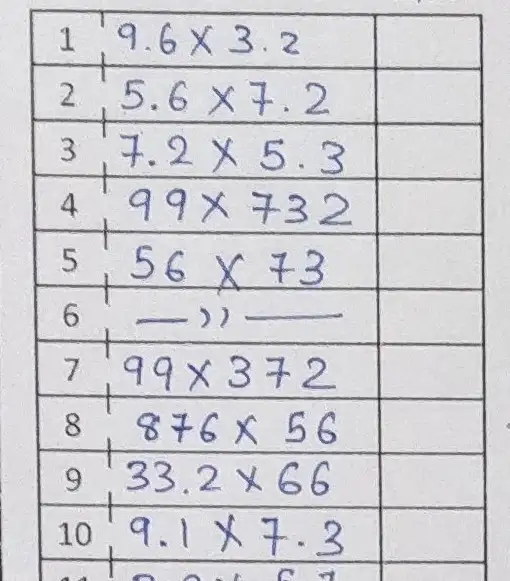
#> input picture grade sheet/Eslam/Box/box.webp, 510 x 581 px
$ jupyter execute Rows.ipynb
#> lines starting #> are read from the running program, lines starting #| are printed output that depends on the picture; after the words box and inside, x2 and y2 are one past the last pixel; in counts of white or black regions, pixels touching at a corner belong together
[cell 1]
import cv2
import numpy as np
import matplotlib.pyplot as plt

[cell 2]
def plt_imshow(title, image):
    # convert the image frame BGR to RGB color space and display it
    image = cv2.cvtColor(image, cv2.COLOR_BGR2RGB)
    plt.imshow(image)
    plt.title(title)
    plt.grid(False)
    plt.show()

[cell 3]
img = cv2.imread('box.webp', 0)
#> img: shape (581, 510); min 14, max 255, mean 207.3
plt_imshow('original image',img)

[cell 4]
# Thresholding the image
(thresh, img_bin) = cv2.threshold(img, 128, 255,cv2.THRESH_BINARY| cv2.THRESH_OTSU)
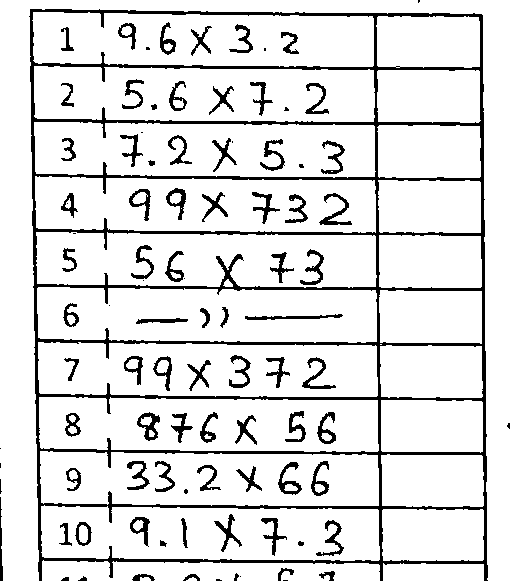
#> img_bin: shape (581, 510); 88.2% white; 96 black regions (20 under 20 px), largest, box (x1, y1, x2, y2) and area: (29, 9, 488, 581) 20974, (319, 193, 352, 225) 312, (137, 412, 160, 441) 294
#> thresh = 170

[cell 5]
# Invert the image
img_bin = 255-img_bin
cv2.imwrite("Image_bin.jpg",img_bin)
#> Out = True

[cell 6]
img_binary= cv2.imread('Image_bin.jpg', 0)
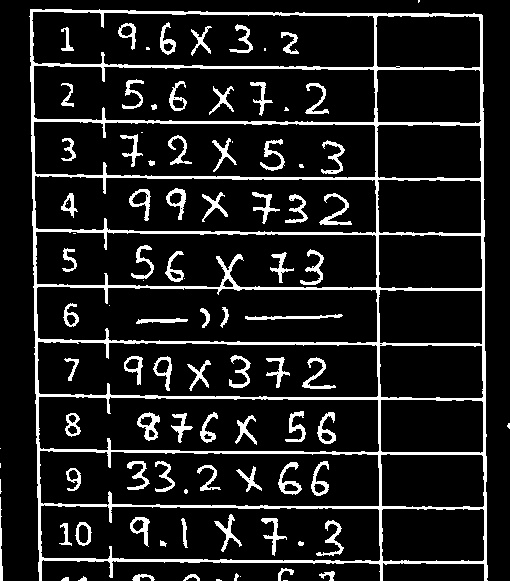
#> img_binary: shape (581, 510); min 0, max 255, mean 30.1
plt_imshow('binary image',img_binary)

[cell 7]
# Defining a kernel length
kernel_length = np.array(img).shape[1]//80
#> kernel_length = 6

# A verticle kernel of (1 X kernel_length), which will detect all the verticle lines from the image.
verticle_kernel = cv2.getStructuringElement(cv2.MORPH_RECT, (1, kernel_length))
#> verticle_kernel = [1, 1, 1, 1, 1, 1]
# A horizontal kernel of (kernel_length X 1), which will help to detect all the horizontal line from the image.
hori_kernel = cv2.getStructuringElement(cv2.MORPH_RECT, (kernel_length, 1))
#> hori_kernel = [[1, 1, 1, 1, 1, 1]]
# A kernel of (3 X 3) ones.
kernel = cv2.getStructuringElement(cv2.MORPH_RECT, (3, 3))

[cell 8]
# Morphological operation to detect vertical lines from an image
img_temp1 = cv2.erode(img_bin, verticle_kernel, iterations=3)
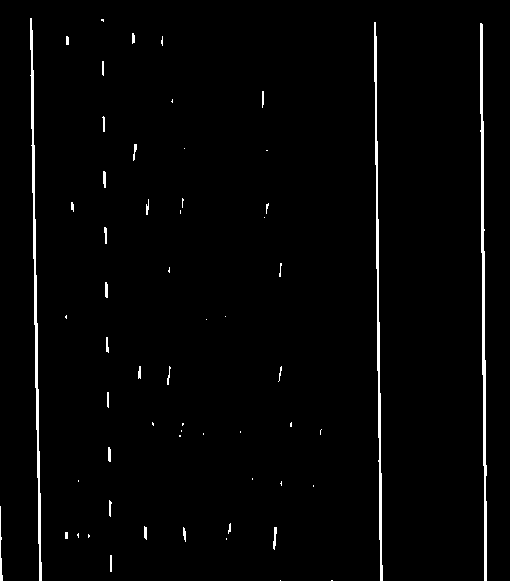
#> img_temp1: shape (581, 510); 1.9% white; 59 white regions (30 under 20 px), largest, box (x1, y1, x2, y2) and area: (480, 23, 487, 581) 1663, (30, 18, 42, 581) 1548, (374, 22, 383, 581) 1417
verticle_lines_img = cv2.dilate(img_temp1, verticle_kernel, iterations=3)
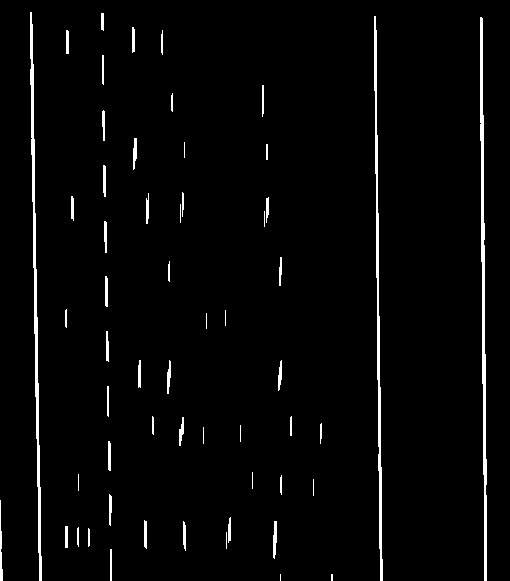
#> verticle_lines_img: shape (581, 510); 2.7% white; 57 white regions (13 under 20 px), largest, box (x1, y1, x2, y2) and area: (480, 17, 487, 581) 1786, (30, 12, 42, 581) 1731, (374, 16, 383, 581) 1540
cv2.imwrite("verticle_lines.jpg",verticle_lines_img)
# Morphological operation to detect horizontal lines from an image
img_temp2 = cv2.erode(img_bin, hori_kernel, iterations=3)
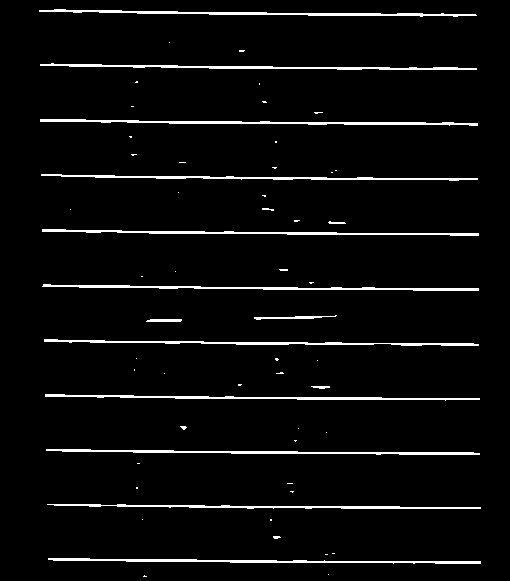
#> img_temp2: shape (581, 510); 4.2% white; 60 white regions (44 under 20 px), largest, box (x1, y1, x2, y2) and area: (40, 119, 478, 126) 1150, (39, 9, 477, 17) 1128, (46, 449, 480, 455) 1085
horizontal_lines_img = cv2.dilate(img_temp2, hori_kernel, iterations=3)
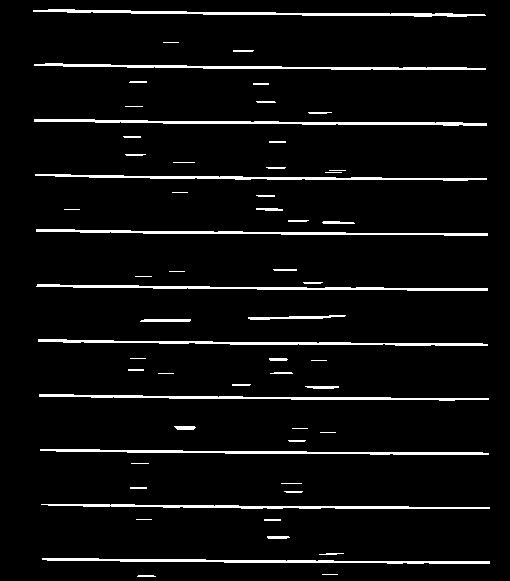
#> horizontal_lines_img: shape (581, 510); 5.2% white; 59 white regions (16 under 20 px), largest, box (x1, y1, x2, y2) and area: (34, 119, 487, 126) 1330, (33, 9, 486, 17) 1308, (34, 63, 486, 70) 1237
cv2.imwrite("horizontal_lines.jpg",horizontal_lines_img)
#> Out = True

[cell 9]
img_binary= cv2.imread('verticle_lines.jpg', 0)
#> img_binary: shape (581, 510); min 0, max 255, mean 6.9
plt_imshow('verticle lines image',img_binary)
img_binary= cv2.imread('horizontal_lines.jpg', 0)
#> img_binary: shape (581, 510); min 0, max 255, mean 13.3
plt_imshow('horizontal lines image',img_binary)

[cell 10]
# Weighting parameters, this will decide the quantity of an image to be added to make a new image.
alpha = 0.5
beta = 1.0 - alpha
# This function helps to add two image with specific weight parameter to get a third image as summation of two image.
img_final_bin = cv2.addWeighted(verticle_lines_img, alpha, horizontal_lines_img, beta, 0.0)
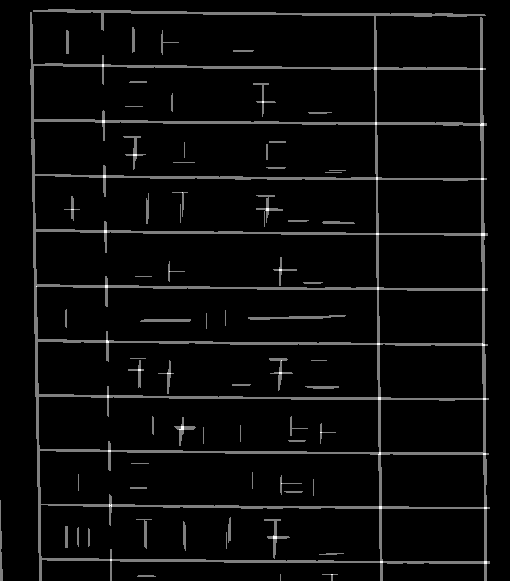
#> img_final_bin: shape (581, 510); min 0, max 255, mean 10.1
img_final_bin = cv2.erode(~img_final_bin, kernel, iterations=2)
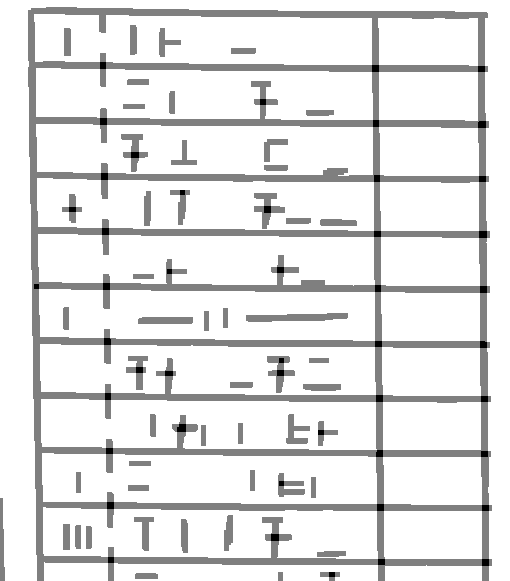
#> img_final_bin: shape (581, 510); min 0, max 255, mean 228.3
(thresh, img_final_bin) = cv2.threshold(img_final_bin, 128,255, cv2.THRESH_BINARY | cv2.THRESH_OTSU)
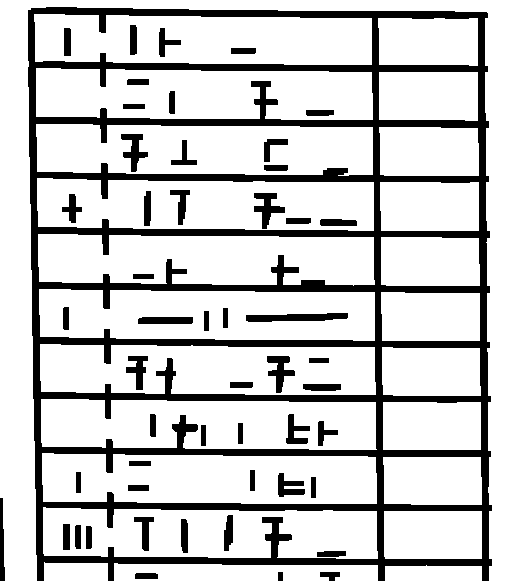
#> img_final_bin: shape (581, 510); 79.8% white; 52 black regions
#> thresh = 127
cv2.imwrite("img_final_bin.jpg",img_final_bin)
#> Out = True

[cell 11]
img_binary= cv2.imread('img_final_bin.jpg', 0)
#> img_binary: shape (581, 510); min 0, max 255, mean 203.5
plt_imshow('img final bin image',img_binary)

[cell 12]
def sort_contours(cnts, method="left-to-right"):
    # initialize the reverse flag and sort index
    reverse = False
    i = 0
    # handle if we need to sort in reverse
    if method == "right-to-left" or method == "bottom-to-top":
        reverse = True
    # handle if we are sorting against the y-coordinate rather than
    # the x-coordinate of the bounding box
    if method == "top-to-bottom" or method == "bottom-to-top":
        i = 1
    # construct the list of bounding boxes and sort them from top to
    # bottom
    boundingBoxes = [cv2.boundingRect(c) for c in cnts]
    (cnts, boundingBoxes) = zip(*sorted(zip(cnts, boundingBoxes),
        key=lambda b:b[1][i], reverse=reverse))
    # return the list of sorted contours and bounding boxes
    return (cnts, boundingBoxes)

[cell 13]
# Find contours for image, which will detect all the boxes
contours,im2 = cv2.findContours(img_final_bin, cv2.RETR_TREE, cv2.CHAIN_APPROX_SIMPLE)
#> contours = 72 contours; largest, box (x1, y1, x2, y2) and area: (0, 0, 510, 581) 34226, (37, 178, 374, 231) 15626, (39, 289, 375, 341) 15610, (36, 124, 373, 176) 15498, (42, 453, 377, 504) 15414; im2 = 72 rows, first 6: [1, -1, -1, -1], [3, 0, 2, -1], [-1, -1, -1, 1], [4, 1, -1, -1], [5, 3, -1, -1], [13, 4, 6, -1]
# Sort all the contours by top to bottom.
(contours, boundingBoxes) = sort_contours(contours, method="top-to-bottom")
#> in sort_contours, `boundingBoxes = [cv2.boundingRect(c) for c in cnts]`: boundingBoxes = 72 items, first 6: (385, 565, 97, 16), (114, 563, 264, 18), (134, 572, 25, 8), (44, 562, 64, 19), (384, 511, 98, 48), (43, 507, 335, 52)
#> in sort_contours, `(cnts, boundingBoxes) = zip(*sorted(zip(cnts, boundingBoxes), key=lamb..`: cnts has the same summary as contours outside sort_contours; boundingBoxes = 72 items, first 6: (0, 0, 510, 581), (34, 14, 338, 51), (378, 18, 100, 48), (129, 24, 9, 32), (158, 27, 24, 31), (63, 27, 9, 30)

[cell 14]
idx = 0
for c in contours:
        # Returns the location and width,height for every contour
        x, y, w, h = cv2.boundingRect(c)
# If the box height is greater then 20, widht is >80, then only save it as a box in "cropped/" folder.
        if (w > 80 and h > 20) and w > 3*h:
            idx += 1
            new_img = img[y:y+h, x:x+w]
            plt_imshow('./croped'+str(idx),new_img)
            cv2.imwrite('./croped'+str(idx) + '.png', new_img)
#> this loop made 72 passes
#> (x, y, w, h) on passes 1 to 12: (0, 0, 510, 581), (34, 14, 338, 51), (378, 18, 100, 48), (129, 24, 9, 32), (158, 27, 24, 31), (63, 27, 9, 30), (230, 47, 27, 8), (36, 68, 337, 52), (379, 72, 99, 49), (126, 78, 24, 8), (168, 90, 8, 25), (122, 103, 24, 7)
#> pass 2, `new_img = img[y:y+h, x:x+w]`:
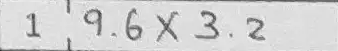
#> new_img: shape (51, 338); min 45, max 251, mean 211.4
#> after the loop, idx = 10
